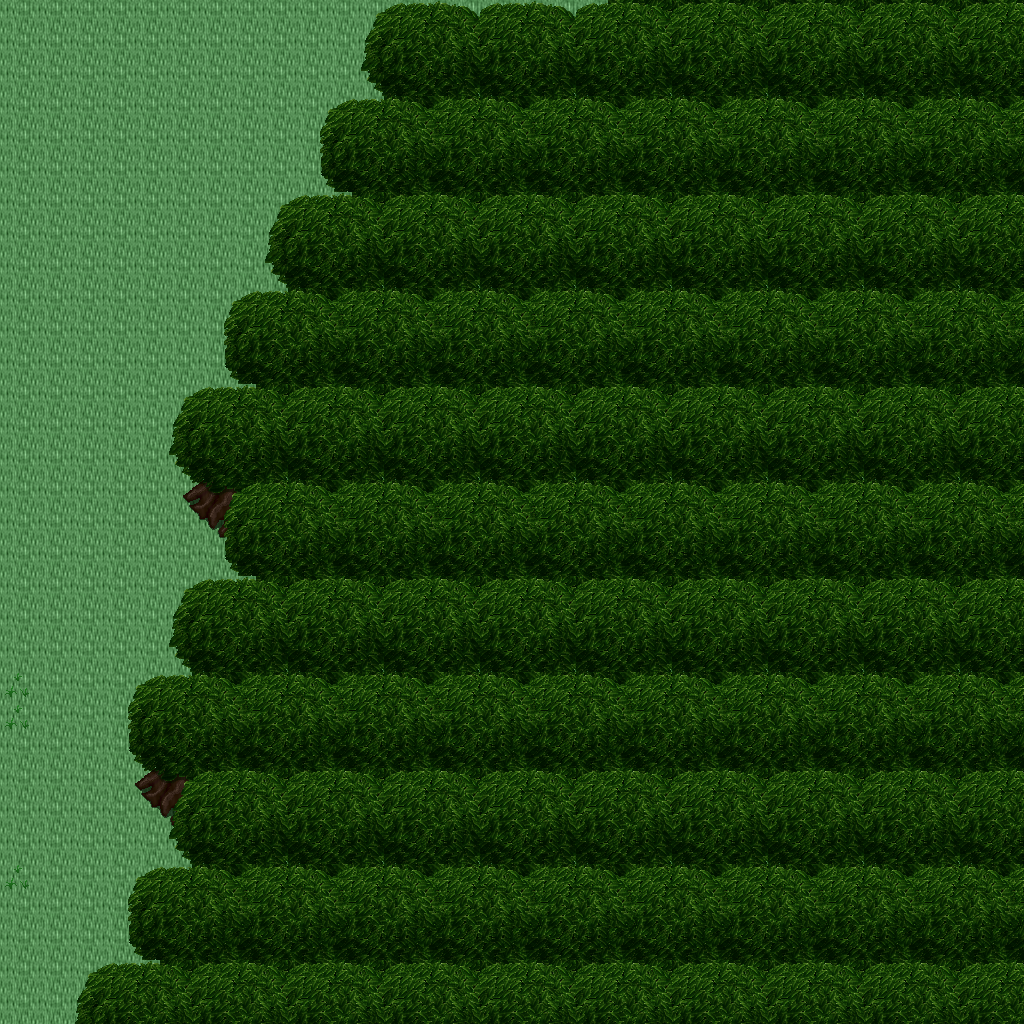

A 2D game scene composited from a Tiled map and its tileset images. What follows is a short description and the map's XML, with each tile layer's data collapsed to a summary:
An orthogonal 32x32 tile map with 32x32 px tiles, 5 tile layers (Ground, Objects, Objects2, Above, ...), 1 hidden layer not drawn, 32 tilesets.

<map version="1.10" tiledversion="1.11.0" orientation="orthogonal" renderorder="right-down" width="32" height="32" tilewidth="32" tileheight="32" infinite="0" nextlayerid="11" nextobjectid="1">
 <tileset firstgid="1" name="ground_ground" tilewidth="32" tileheight="32" tilecount="33" columns="3">
  <image source="../drawable/ground_ground.png" width="96" height="352" />
 </tileset>
 <tileset firstgid="34" name="building_decoration_floor_sparkle" tilewidth="32" tileheight="32" tilecount="18" columns="3">
  <image source="../drawable/building_decoration_floor_sparkle.png" width="96" height="192" />
 </tileset>
 <tileset firstgid="52" name="ground_ladder_steps" tilewidth="32" tileheight="32" tilecount="6" columns="3">
  <image source="../drawable/ground_ladder_steps.png" width="96" height="64" />
 </tileset>
 <tileset firstgid="58" name="plant_flower_daisy_yellow" tilewidth="32" tileheight="32" tilecount="8" columns="2">
  <image source="../drawable/plant_flower_daisy_yellow.png" width="64" height="128" />
 </tileset>
 <tileset firstgid="66" name="plant_flower_daisy_white" tilewidth="32" tileheight="32" tilecount="8" columns="2">
  <image source="../drawable/plant_flower_daisy_white.png" width="64" height="128" />
 </tileset>
 <tileset firstgid="74" name="plant_grasses" tilewidth="32" tileheight="32" tilecount="6" columns="3">
  <image source="../drawable/plant_grasses.png" width="96" height="64" />
 </tileset>
 <tileset firstgid="80" name="item_statue_green_stone" tilewidth="32" tileheight="32" tilecount="12" columns="4">
  <image source="../drawable/item_statue_green_stone.png" width="128" height="96" />
 </tileset>
 <tileset firstgid="92" name="plant_flower_daisy_red" tilewidth="32" tileheight="32" tilecount="8" columns="2">
  <image source="../drawable/plant_flower_daisy_red.png" width="64" height="128" />
 </tileset>
 <tileset firstgid="100" name="item_statue_skullpedestal" tilewidth="32" tileheight="32" tilecount="2" columns="1">
  <image source="../drawable/item_statue_skullpedestal.png" width="32" height="64" />
 </tileset>
 <tileset firstgid="102" name="plant_tree_tree_darkgreen" tilewidth="32" tileheight="32" tilecount="88" columns="8">
  <image source="../drawable/plant_tree_tree_darkgreen.png" width="256" height="352" />
 </tileset>
 <tileset firstgid="190" name="item_corpse_skull_pale" tilewidth="32" tileheight="32" tilecount="2" columns="2">
  <image source="../drawable/item_corpse_skull_pale.png" width="64" height="32" />
 </tileset>
 <tileset firstgid="192" name="plant_leaves" tilewidth="32" tileheight="32" tilecount="8" columns="4">
  <image source="../drawable/plant_leaves.png" width="128" height="64" />
 </tileset>
 <tileset firstgid="200" name="plant_bush_bushes" tilewidth="32" tileheight="32" tilecount="10" columns="5">
  <image source="../drawable/plant_bush_bushes.png" width="160" height="64" />
 </tileset>
 <tileset firstgid="210" name="building_decoration_rocks_2" tilewidth="32" tileheight="32" tilecount="2" columns="1">
  <image source="../drawable/building_decoration_rocks_2.png" width="32" height="64" />
 </tileset>
 <tileset firstgid="212" name="object_well" tilewidth="32" tileheight="32" tilecount="4" columns="2">
  <image source="../drawable/object_well.png" width="64" height="64" />
 </tileset>
 <tileset firstgid="216" name="plant_stump_stump_green" tilewidth="32" tileheight="32" tilecount="4" columns="2">
  <image source="../drawable/plant_stump_stump_green.png" width="64" height="64" />
 </tileset>
 <tileset firstgid="220" name="item_statue_green_stone_3" tilewidth="32" tileheight="32" tilecount="3" columns="1">
  <image source="../drawable/item_statue_green_stone_3.png" width="32" height="96" />
 </tileset>
 <tileset firstgid="223" name="ground_rock_pebbles" tilewidth="32" tileheight="32" tilecount="3" columns="1">
  <image source="../drawable/ground_rock_pebbles.png" width="32" height="96" />
 </tileset>
 <tileset firstgid="226" name="plant_vine" tilewidth="32" tileheight="32" tilecount="3" columns="1">
  <image source="../drawable/plant_vine.png" width="32" height="96" />
 </tileset>
 <tileset firstgid="229" name="plant_tree_tree_green" tilewidth="32" tileheight="32" tilecount="88" columns="8">
  <image source="../drawable/plant_tree_tree_green.png" width="256" height="352" />
 </tileset>
 <tileset firstgid="317" name="plant_stump_stump_purple" tilewidth="32" tileheight="32" tilecount="4" columns="2">
  <image source="../drawable/plant_stump_stump_purple.png" width="64" height="64" />
 </tileset>
 <tileset firstgid="321" name="building_decoration_rocks" tilewidth="32" tileheight="32" tilecount="6" columns="3">
  <image source="../drawable/building_decoration_rocks.png" width="96" height="64" />
 </tileset>
 <tileset firstgid="327" name="logic_creature_rodent" tilewidth="32" tileheight="32" tilecount="8" columns="8">
  <image source="../drawable/logic_creature_rodent.png" width="256" height="32" />
 </tileset>
 <tileset firstgid="335" name="logic_portal" tilewidth="32" tileheight="32" tilecount="24" columns="8">
  <image source="../drawable/logic_portal.png" width="256" height="96" />
 </tileset>
 <tileset firstgid="359" name="logic_creature_animal" tilewidth="32" tileheight="32" tilecount="32" columns="8">
  <image source="../drawable/logic_creature_animal.png" width="256" height="128" />
 </tileset>
 <tileset firstgid="391" name="logic_item_sheepfood" tilewidth="32" tileheight="32" tilecount="1" columns="1">
  <image source="../drawable/logic_item_sheepfood.png" width="32" height="32" />
 </tileset>
 <tileset firstgid="392" name="logic_item_resources" tilewidth="32" tileheight="32" tilecount="6" columns="6">
  <image source="../drawable/logic_item_resources.png" width="192" height="32" />
 </tileset>
 <tileset firstgid="398" name="logic_creature_gargoyle" tilewidth="32" tileheight="32" tilecount="4" columns="4">
  <image source="../drawable/logic_creature_gargoyle.png" width="128" height="32" />
 </tileset>
 <tileset firstgid="402" name="logic_collision" tilewidth="32" tileheight="32" tilecount="1" columns="1">
  <image source="../drawable/logic_collision.png" width="32" height="32" />
 </tileset>
 <tileset firstgid="403" name="logic_protection" tilewidth="32" tileheight="32" tilecount="2" columns="2">
  <image source="../drawable/logic_protection.png" width="64" height="32" />
 </tileset>
 <tileset firstgid="405" name="ground_grass_2" tilewidth="32" tileheight="32" tilecount="21" columns="3">
  <image source="../drawable/ground_grass_2.png" width="96" height="224" />
 </tileset>
 <tileset firstgid="426" name="logic_creature_reptile" tilewidth="32" tileheight="32" tilecount="7" columns="7">
  <image source="../drawable/logic_creature_reptile.png" width="224" height="32" />
 </tileset>
 <layer id="1" name="Ground" width="32" height="32">
  <data>[1024 cells, 1024 non-empty, 1 distinct tile ids]</data>
 </layer>
 <layer id="2" name="Objects" width="32" height="32">
  <data>[1024 cells, 0 non-empty, 0 distinct tile ids]</data>
 </layer>
 <layer id="3" name="Objects2" width="32" height="32">
  <data>[1024 cells, 12 non-empty, 10 distinct tile ids]</data>
 </layer>
 <layer id="4" name="Above" width="32" height="32">
  <data>[1024 cells, 822 non-empty, 32 distinct tile ids]</data>
 </layer>
 <layer id="5" name="Above2" width="32" height="32">
  <data>[1024 cells, 0 non-empty, 0 distinct tile ids]</data>
 </layer>
 <layer id="6" name="Walkable" width="32" height="32" visible="0">
  <data>[1024 cells, 780 non-empty, 1 distinct tile ids]</data>
 </layer>
 <objectgroup id="7" name="Mapevents" />
 <objectgroup id="8" name="Spawn" />
 <objectgroup id="9" name="Keys" />
 <objectgroup id="10" name="Replace" />
</map>
